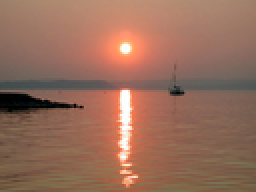
%> input picture sunset.bmp, 128 x 96 px, shrunk from 300 x 225 before the run (shown 2 times larger)
$ octave sourceCODE.m   (GNU Octave 9; MATLAB toolbox functions it lacks are replaced by stand-ins)
%> lines starting %> are read from the running program, lines starting %| are printed output that depends on the picture
### mean_shift_algorithm.m
function [clustCent,data2cluster,cluster2dataCell] = mean_shift_algorithm(dataPts,bandwidth,threshold);

[dim_dataset,no_data_dataset] = size(dataPts);
no_cluster = 0;         bandSq = (bandwidth).^2;
dataset_index = 1:no_data_dataset;
threshold_convergence =  threshold;% bandwidth(1,1)*exp(-3);  % this condition is taken from a reference paper on the web
tracking_array= false(1,no_data_dataset); % tracking: if a points been seen already
no_point_4_initial = no_data_dataset; % number of points to posibaly use as initilization points
clusterV = zeros(1,no_data_dataset,'uint16'); % cluster allotment method
clustMembsCell = [];
clustCent = []; % center of clust

while no_point_4_initial
    % choosing random data set for and then converging it
    random_index = ceil( (no_point_4_initial-1e-6)*rand); % pick a random seed point
    random_data_point = dataset_index(random_index); % use this point as start of mean
    mean_cur = dataPts(:,random_data_point);  % intilize mean to this points location
    cluster_members = []; % points that will get added to this cluster
    cluster_mem = zeros(1,no_data_dataset,'uint16');
    % convergence loop
    while true
        squ_Euclidean_distance(1,:) = sum(bsxfun(@minus,mean_cur(1:2,:),dataPts(1:2,:)).^2); % dist squared from mean to all points still active
        squ_Euclidean_distance(2,:) = sum(bsxfun(@minus,mean_cur(3:5,:),dataPts(3:5,:)).^2);
        kernel_range_datapoint_index = find(squ_Euclidean_distance(1,:) < bandSq(1,1)  );% points within bandWidth
        kernel_range_datapoint_index= find(squ_Euclidean_distance(2,:) < bandSq(1,2) );
        cluster_mem(kernel_range_datapoint_index) = cluster_mem(kernel_range_datapoint_index)+1;
        mean_previous = mean_cur; % save the old mean
        mean_cur = gaussian_kernel(dataPts(:,kernel_range_datapoint_index),sqrt(squ_Euclidean_distance(1,kernel_range_datapoint_index)),sqrt(squ_Euclidean_distance(2,kernel_range_datapoint_index)),bandwidth); % compute the new mean
        cluster_members = [cluster_members kernel_range_datapoint_index]; % add any point within bandWidth to the cluster
        tracking_array(cluster_members) = true; % mark that these points have been visited
        % converging condition
        if norm(mean_cur-mean_previous) < threshold_convergence
            join_cluster = 0;
            for cno = 1:no_cluster
                dist1 = norm(mean_cur(1:2)-clustCent(1:2,cno)); % spatial
                dist2 = norm(mean_cur(3:5)-clustCent(3:5,cno)); %range
                if( dist1 < bandwidth(1,1) &&dist2<bandwidth(1,2)) % condition to join the kernel
                    join_cluster = cno;
                    break;
                end
            end

            if join_cluster > 0
                nc = numel(cluster_members);
                no = numel(clustMembsCell{join_cluster});
                nw = [nc;no]/(nc+no);
                clustMembsCell{join_cluster} = unique([clustMembsCell{join_cluster},cluster_members]);
                clustCent(:,join_cluster) = mean_cur*nw(1) + mean_previous*nw(2);
                clusterV(join_cluster,:) = clusterV(join_cluster,:) + cluster_mem;
            else
                no_cluster = no_cluster+1;
                clustCent(:,no_cluster) = mean_cur;
                clustMembsCell{no_cluster} = cluster_members;
                clusterV(no_cluster,:) = cluster_mem;
            end
            break;
        end
    end
    disp('done');
    dataset_index = find(~tracking_array);
    no_point_4_initial = length(dataset_index);
end
[~,data2cluster] = max(clusterV,[],1);
if nargout > 2
    cluster2dataCell = cell(no_cluster,1);
    for cno = 1:no_cluster
        cluster_members = find(data2cluster == cno);
        cluster2dataCell{cno} = cluster_members;
    end
end

end

### colorspace.m


%        NOTE        NOTE              NOTE

% NOTE: THIS CODE IS the work of 'Pascal Getreuer ' which converts all the
% possible spaces to various different spaces
%Source : Mathworks

function varargout = colorspace(Conversion,varargin)
%%% Input parsing %%%
if nargin < 2, error('Not enough input arguments.'); end
[SrcSpace,DestSpace] = parse(Conversion);

if nargin == 2
   Image = varargin{1};
elseif nargin >= 3
   Image = cat(3,varargin{:});
else
   error('Invalid number of input arguments.');
end

FlipDims = (size(Image,3) == 1);

if FlipDims, Image = permute(Image,[1,3,2]); end
if ~isa(Image,'double'), Image = double(Image)/255; end
if size(Image,3) ~= 3, error('Invalid input size.'); end

SrcT = gettransform(SrcSpace);
DestT = gettransform(DestSpace);

if ~ischar(SrcT) && ~ischar(DestT)
   % Both source and destination transforms are affine, so they
   % can be composed into one affine operation
   T = [DestT(:,1:3)*SrcT(:,1:3),DestT(:,1:3)*SrcT(:,4)+DestT(:,4)];
   Temp = zeros(size(Image));
   Temp(:,:,1) = T(1)*Image(:,:,1) + T(4)*Image(:,:,2) + T(7)*Image(:,:,3) + T(10);
   Temp(:,:,2) = T(2)*Image(:,:,1) + T(5)*Image(:,:,2) + T(8)*Image(:,:,3) + T(11);
   Temp(:,:,3) = T(3)*Image(:,:,1) + T(6)*Image(:,:,2) + T(9)*Image(:,:,3) + T(12);
   Image = Temp;
elseif ~ischar(DestT)
   Image = rgb(Image,SrcSpace);
   Temp = zeros(size(Image));
   Temp(:,:,1) = DestT(1)*Image(:,:,1) + DestT(4)*Image(:,:,2) + DestT(7)*Image(:,:,3) + DestT(10);
   Temp(:,:,2) = DestT(2)*Image(:,:,1) + DestT(5)*Image(:,:,2) + DestT(8)*Image(:,:,3) + DestT(11);
   Temp(:,:,3) = DestT(3)*Image(:,:,1) + DestT(6)*Image(:,:,2) + DestT(9)*Image(:,:,3) + DestT(12);
   Image = Temp;
else
   Image = feval(DestT,Image,SrcSpace);
end

%%% Output format %%%
if nargout > 1
   varargout = {Image(:,:,1),Image(:,:,2),Image(:,:,3)};
else
   if FlipDims, Image = permute(Image,[1,3,2]); end
   varargout = {Image};
end

return;


function [SrcSpace,DestSpace] = parse(Str)
% Parse conversion argument

if ischar(Str)
   Str = lower(strrep(strrep(Str,'-',''),'=',''));
   k = find(Str == '>');

   if length(k) == 1         % Interpret the form 'src->dest'
      SrcSpace = Str(1:k-1);
      DestSpace = Str(k+1:end);
   else
      k = find(Str == '<');

      if length(k) == 1      % Interpret the form 'dest<-src'
         DestSpace = Str(1:k-1);
         SrcSpace = Str(k+1:end);
      else
         error(['Invalid conversion, ''',Str,'''.']);
      end
   end

   SrcSpace = alias(SrcSpace);
   DestSpace = alias(DestSpace);
else
   SrcSpace = 1;             % No source pre-transform
   DestSpace = Conversion;
   if any(size(Conversion) ~= 3), error('Transformation matrix must be 3x3.'); end
end
return;


function Space = alias(Space)
Space = strrep(strrep(Space,'cie',''),' ','');

if isempty(Space)
   Space = 'rgb';
end

switch Space
case {'ycbcr','ycc'}
   Space = 'ycbcr';
case {'hsv','hsb'}
   Space = 'hsv';
case {'hsl','hsi','hls'}
   Space = 'hsl';
case {'rgb','yuv','yiq','ydbdr','ycbcr','jpegycbcr','xyz','lab','luv','lch'}
   return;
end
return;


function T = gettransform(Space)
% Get a colorspace transform: either a matrix describing an affine transform,
% or a string referring to a conversion subroutine
switch Space
case 'ypbpr'
   T = [0.299,0.587,0.114,0;-0.1687367,-0.331264,0.5,0;0.5,-0.418688,-0.081312,0];
case 'yuv'
   % sRGB to NTSC/PAL YUV
   % Wikipedia: http://en.wikipedia.org/wiki/YUV
   T = [0.299,0.587,0.114,0;-0.147,-0.289,0.436,0;0.615,-0.515,-0.100,0];
case 'ydbdr'
   % sRGB to SECAM YDbDr
   % Wikipedia: http://en.wikipedia.org/wiki/YDbDr
   T = [0.299,0.587,0.114,0;-0.450,-0.883,1.333,0;-1.333,1.116,0.217,0];
case 'yiq'
   % sRGB in [0,1] to NTSC YIQ in [0,1];[-0.595716,0.595716];[-0.522591,0.522591];
   % Wikipedia: http://en.wikipedia.org/wiki/YIQ
   T = [0.299,0.587,0.114,0;0.595716,-0.274453,-0.321263,0;0.211456,-0.522591,0.311135,0];
case 'ycbcr'
   % sRGB (range [0,1]) to ITU-R BRT.601 (CCIR 601) Y'CbCr
   % Wikipedia: http://en.wikipedia.org/wiki/YCbCr
   % Poynton, Equation 3, scaling of R'G'B to Y'PbPr conversion
   T = [65.481,128.553,24.966,16;-37.797,-74.203,112.0,128;112.0,-93.786,-18.214,128];
case 'jpegycbcr'
   % Wikipedia: http://en.wikipedia.org/wiki/YCbCr
   T = [0.299,0.587,0.114,0;-0.168736,-0.331264,0.5,0.5;0.5,-0.418688,-0.081312,0.5]*255;
case {'rgb','xyz','hsv','hsl','lab','luv','lch','cat02lms'}
   T = Space;
otherwise
   error(['Unknown color space, ''',Space,'''.']);
end
return;


function Image = rgb(Image,SrcSpace)
% Convert to sRGB from 'SrcSpace'
switch SrcSpace
case 'rgb'
   return;
case 'hsv'
   % Convert HSV to sRGB
   Image = huetorgb((1 - Image(:,:,2)).*Image(:,:,3),Image(:,:,3),Image(:,:,1));
case 'hsl'
   % Convert HSL to sRGB
   L = Image(:,:,3);
   Delta = Image(:,:,2).*min(L,1-L);
   Image = huetorgb(L-Delta,L+Delta,Image(:,:,1));
case {'xyz','lab','luv','lch','cat02lms'}
   % Convert to CIE XYZ
   Image = xyz(Image,SrcSpace);
   % Convert XYZ to RGB
   T = [3.2406, -1.5372, -0.4986; -0.9689, 1.8758, 0.0415; 0.0557, -0.2040, 1.057];
   R = T(1)*Image(:,:,1) + T(4)*Image(:,:,2) + T(7)*Image(:,:,3);  % R
   G = T(2)*Image(:,:,1) + T(5)*Image(:,:,2) + T(8)*Image(:,:,3);  % G
   B = T(3)*Image(:,:,1) + T(6)*Image(:,:,2) + T(9)*Image(:,:,3);  % B
   % Desaturate and rescale to constrain resulting RGB values to [0,1]
   AddWhite = -min(min(min(R,G),B),0);
   R = R + AddWhite;
   G = G + AddWhite;
   B = B + AddWhite;
   % Apply gamma correction to convert linear RGB to sRGB
   Image(:,:,1) = gammacorrection(R);  % R'
   Image(:,:,2) = gammacorrection(G);  % G'
   Image(:,:,3) = gammacorrection(B);  % B'
otherwise  % Conversion is through an affine transform
   T = gettransform(SrcSpace);
   temp = inv(T(:,1:3));
   T = [temp,-temp*T(:,4)];
   R = T(1)*Image(:,:,1) + T(4)*Image(:,:,2) + T(7)*Image(:,:,3) + T(10);
   G = T(2)*Image(:,:,1) + T(5)*Image(:,:,2) + T(8)*Image(:,:,3) + T(11);
   B = T(3)*Image(:,:,1) + T(6)*Image(:,:,2) + T(9)*Image(:,:,3) + T(12);
   Image(:,:,1) = R;
   Image(:,:,2) = G;
   Image(:,:,3) = B;
end

% Clip to [0,1]
Image = min(max(Image,0),1);
return;


function Image = xyz(Image,SrcSpace)
% Convert to CIE XYZ from 'SrcSpace'
WhitePoint = [0.950456,1,1.088754];

switch SrcSpace
case 'xyz'
   return;
case 'luv'
   % Convert CIE L*uv to XYZ
   WhitePointU = (4*WhitePoint(1))./(WhitePoint(1) + 15*WhitePoint(2) + 3*WhitePoint(3));
   WhitePointV = (9*WhitePoint(2))./(WhitePoint(1) + 15*WhitePoint(2) + 3*WhitePoint(3));
   L = Image(:,:,1);
   Y = (L + 16)/116;
   Y = invf(Y)*WhitePoint(2);
   U = Image(:,:,2)./(13*L + 1e-6*(L==0)) + WhitePointU;
   V = Image(:,:,3)./(13*L + 1e-6*(L==0)) + WhitePointV;
   Image(:,:,1) = -(9*Y.*U)./((U-4).*V - U.*V);                  % X
   Image(:,:,2) = Y;                                             % Y
   Image(:,:,3) = (9*Y - (15*V.*Y) - (V.*Image(:,:,1)))./(3*V);  % Z
case {'lab','lch'}
   Image = lab(Image,SrcSpace);
   % Convert CIE L*ab to XYZ
   fY = (Image(:,:,1) + 16)/116;
   fX = fY + Image(:,:,2)/500;
   fZ = fY - Image(:,:,3)/200;
   Image(:,:,1) = WhitePoint(1)*invf(fX);  % X
   Image(:,:,2) = WhitePoint(2)*invf(fY);  % Y
   Image(:,:,3) = WhitePoint(3)*invf(fZ);  % Z
case 'cat02lms'
    % Convert CAT02 LMS to XYZ
   T = inv([0.7328, 0.4296, -0.1624;-0.7036, 1.6975, 0.0061; 0.0030, 0.0136, 0.9834]);
   L = Image(:,:,1);
   M = Image(:,:,2);
   S = Image(:,:,3);
   Image(:,:,1) = T(1)*L + T(4)*M + T(7)*S;  % X
   Image(:,:,2) = T(2)*L + T(5)*M + T(8)*S;  % Y
   Image(:,:,3) = T(3)*L + T(6)*M + T(9)*S;  % Z
otherwise   % Convert from some gamma-corrected space
   % Convert to sRGB
   Image = rgb(Image,SrcSpace);
   % Undo gamma correction
   R = invgammacorrection(Image(:,:,1));
   G = invgammacorrection(Image(:,:,2));
   B = invgammacorrection(Image(:,:,3));
   % Convert RGB to XYZ
   T = inv([3.2406, -1.5372, -0.4986; -0.9689, 1.8758, 0.0415; 0.0557, -0.2040, 1.057]);
   Image(:,:,1) = T(1)*R + T(4)*G + T(7)*B;  % X
   Image(:,:,2) = T(2)*R + T(5)*G + T(8)*B;  % Y
   Image(:,:,3) = T(3)*R + T(6)*G + T(9)*B;  % Z
end
return;


% [140 lines left out: functions hsv, hsl, lab, luv, lch, cat02lms and 2 more, not called in this run]


function Rp = gammacorrection(R)
Rp = zeros(size(R));
i = (R <= 0.0031306684425005883);
Rp(i) = 12.92*R(i);
Rp(~i) = real(1.055*R(~i).^0.416666666666666667 - 0.055);
return;


% [13 lines left out: functions invgammacorrection, f, not called in this run]


function Y = invf(fY)
Y = fY.^3;
i = (Y < 0.008856);
Y(i) = (fY(i) - 4/29)*(108/841);
return;

### sourceCODE.m


clear all

% Gaussian Kernel is taken

%%
% In order to get different results,please change parameters .
hs = 8; %spatial bandwidth
hr= 10;   % range bandwidth
threshold_convergence_mean = 0.25;
bandwidth=[hs,hr];
%%
i=imread('sunset.bmp');
%> i is the input picture: size 96x128x3 uint8; mean R, G, B 151.4, 109, 90.4
[height,width,frame] = size(i);
%> height = 96; width = 128; frame = 3
x=zeros(3,height*width);
disp(size(x));
%|        3   12288
%% Going from RGB space to Luv using the function RGB2LUV
for j=1:height
    for l=1:width
        x(1,l+width*(j-1)) = j;
        x(2,l+width*(j-1)) = l;
        [x(3,l+width*(j-1)),x(4,l+width*(j-1)),x(5,l+width*(j-1))] = RGB2LUV(i(j,l,1),i(j,l,2),i(j,l,3));
    end
end
%%
%%
% finding the clusters  and plotting the clusters with their data points

% centres_clusters = centres of all clusters obtained
tic
[centres_clusters,data2cluster,datapoints_cluster_no] = mean_shift_algorithm(x,bandwidth,threshold_convergence_mean);
%> in mean_shift_algorithm, `[dim_dataset,no_data_dataset] = size(dataPts);`: dim_dataset = 5; no_data_dataset = 12288
%> in mean_shift_algorithm, `tracking_array= false(1,no_data_dataset);`: tracking_array = 12288 logical values, 0 true
%> in mean_shift_algorithm, `no_point_4_initial = no_data_dataset;`: no_point_4_initial = 12288
%> the loop in mean_shift_algorithm, `while no_point_4_initial` made 31 passes
%> (random_data_point, no_point_4_initial) on passes 1 to 12: (10377, 6780), (7743, 6677), (4145, 3130), (3011, 2693), (5374, 1792), (3390, 1758), (8248, 1053), (575, 692), (6688, 499), (7870, 453), (11765, 359), (6566, 355)
%> (random_data_point, dataset_index, no_point_4_initial) on passes 27 to 30: (8641, [2750 2753 2882 10942 10946 11842 12093], 7), (10946, [2750 2753 2882 10942 11842 12093], 6), (12093, [2750 2753 2882 10942 11842], 5), (11842, [2750 2753 2882 10942], 4)
%| done
%| done
%| done
%| done
%| done
%| done
%| done
%| done
%> (further printed lines are left out)
%> after the loop in mean_shift_algorithm, `while no_point_4_initial`: clustCent = [55.53 51.94 42.05 63.27 51.33 58.27 74.56 51.76; 65.83 63.26 63.24 63.62 21.27 62.88 64.01 32.21; 46.31 98.78 66.11 86.97 2.2 93.35 79.07 22.67; 22.69 -0.124 82 28.35 -0.23 11.48 46.9 9.71; 16.63 1.86 36.91 28.32 0.12 14.89 32.7 7.15]; clustMembsCell = 8 items; dist1 = 0.12; dist2 = 0.00876; join_cluster = 7; nc = 347; no = 38; no_cluster = 8; nw = [0.901; 0.0987]; tracking_array = 12288 logical values, 12288 true
%> in mean_shift_algorithm, `cluster2dataCell = cell(no_cluster,1);`: cluster2dataCell = {[], [], [], [], [], [], [], []}
%> the loop in mean_shift_algorithm, `for cno = 1:no_cluster` made 8 passes
%> after the loop in mean_shift_algorithm, `for cno = 1:no_cluster`: cluster2dataCell = 8 items
%> centres_clusters has the same summary as clustCent in mean_shift_algorithm; datapoints_cluster_no = 8 items

no_clusters = length(datapoints_cluster_no);
%> no_clusters = 8
figure(1);

hold on
color_vector = 'bgrcmykbgrcmykbgrcmykbgrcmykbgrcmykbgrmykbgrcmykbgrcmykbgrcmykbgrcmy';
for k = 1:no_clusters
    clusters_dataset_members = datapoints_cluster_no{k};
    cluster_centres = centres_clusters(:,k);
    plot(x(1,clusters_dataset_members),x(2,clusters_dataset_members),[color_vector(k) '.'])
    plot(cluster_centres(1),cluster_centres(2),'o','MarkerEdgeColor','k','MarkerFaceColor',color_vector(k), 'MarkerSize',13')
end
%> this loop made 8 passes
%> cluster_centres on passes 1 to 8: [55.53; 65.83; 46.31; 22.69; 16.63], [51.94; 63.26; 98.78; -0.124; 1.86], [42.05; 63.24; 66.11; 82; 36.91], [63.27; 63.62; 86.97; 28.35; 28.32], [51.33; 21.27; 2.2; -0.23; 0.12], [58.27; 62.88; 93.35; 11.48; 14.89], [74.56; 64.01; 79.07; 46.9; 32.7], [51.76; 32.21; 22.67; 9.71; 7.15]
title(['data points with their cluster centres Gaussian Kernel (hs,hr)=',num2str(hs),',',num2str(hr)]);
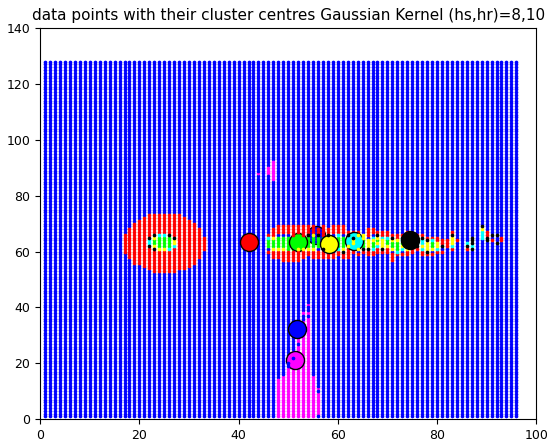
%> figure redrawn from the program's plot data
hold off
%%
% creating a 3-D RGB matrix and then plotting the 3-D matrix to get the segmented image
[h2,w2] = size(centres_clusters);
%> h2 = 5; w2 = 8
zfilter=zeros(5,height*width);
for i12=1:w2
    mem=datapoints_cluster_no{i12,1};
    p1=size(mem);

    for s1=1:p1(1,2)
        zfilter(:,mem(s1))=centres_clusters(:,i12);
    end
end
%> this loop made 8 passes
%> p1 on passes 1 to 8: [1 11377], [1 104], [1 413], [1 34], [1 207], [1 51], [1 37], [1 65]
zluv(:,:,1)=(reshape(zfilter(3,:),width,height))';
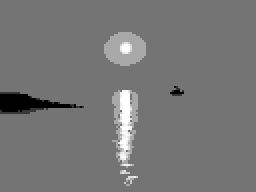
%> zluv: size 96x128 double (shown 2 times larger); min 2.2, max 98.78, mean 47; drawn with min black and max white
zluv(:,:,2)=(reshape(zfilter(4,:),width,height))';
zluv(:,:,3)=(reshape(zfilter(5,:),width,height))';
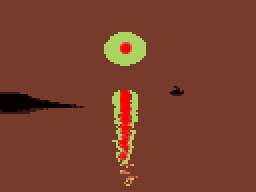
%> zluv: size 96x128x3 double (shown 2 times larger); mean R, G, B 47, 24.1, 16.9; drawn with min black and max white
zrgb = colorspace('Luv->RGB',zluv);
%> in colorspace, `Image = feval(DestT,Image,SrcSpace);`:
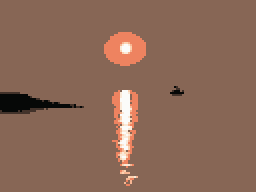
%> Image: size 96x128x3 double (shown 2 times larger); mean R, G, B 0.544, 0.408, 0.339
%> in colorspace, `varargout = {Image};`: varargout = 1 item
zrgb1=round(zrgb*255);
figure(2)
imshow(zrgb);
title(['Segmented Image (hs,hr)=',num2str(hs),',',num2str(hr)]);
%%
